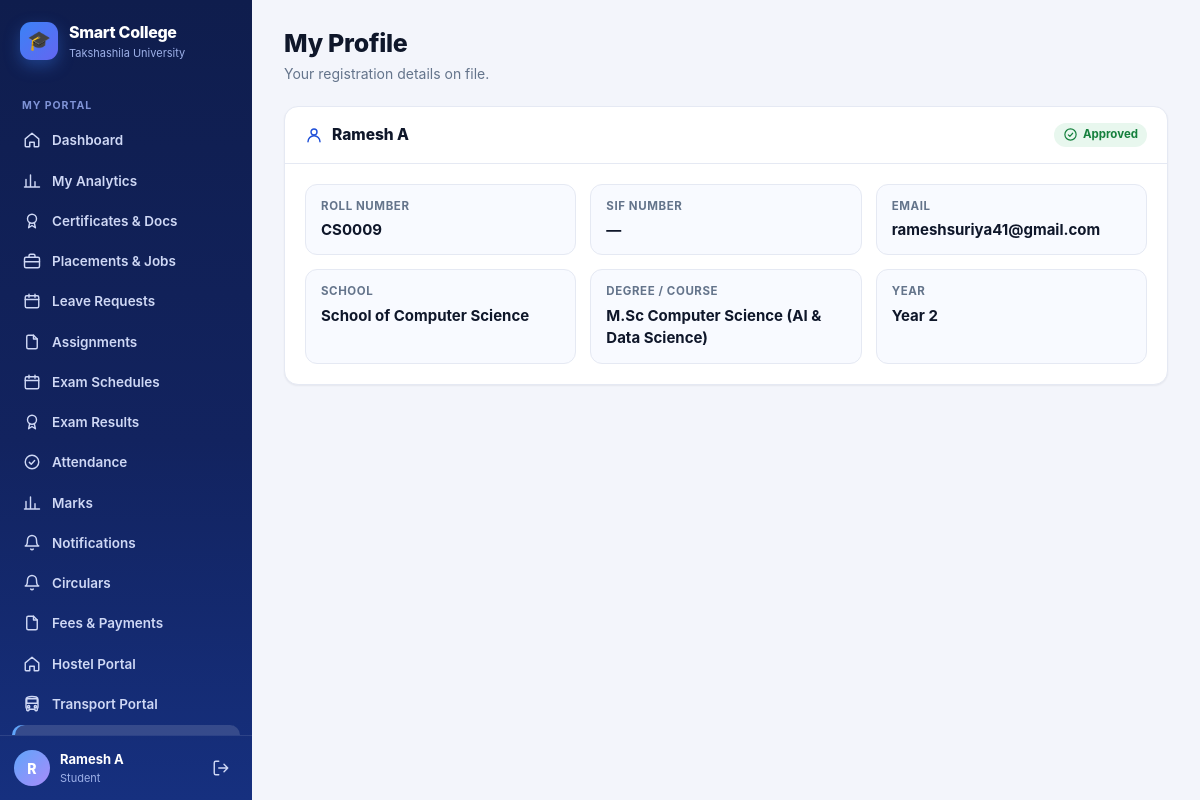
The page /students/profile/ (signed in) on the database its author committed.
### students/models.py (models this page shows, shortened)
class Student(models.Model):
    user = models.OneToOneField(
        User,
        on_delete=models.CASCADE,
        null=True,
        blank=True
    )
    name = models.CharField(max_length=100)
    roll_no = models.CharField(max_length=20, unique=True)
    sif_number = models.CharField(
        max_length=30,
        unique=True,
        null=True,
        blank=True,
        help_text="7-digit unique University SIF number (auto-generated if left blank)"
    )
    email = models.EmailField()
    department = models.ForeignKey(
        Department,
        on_delete=models.CASCADE
    )
    course = models.ForeignKey(
        Course,
        on_delete=models.SET_NULL,
        null=True,
        blank=True
    )
    year = models.IntegerField()
    is_approved = models.BooleanField(default=True)
    parent_name = models.CharField(max_length=100, blank=True)
    parent_phone = models.CharField(max_length=20, blank=True)
    phone = models.CharField(max_length=20, blank=True)
    admission_date = models.DateField(default=timezone.now)
    is_active = models.BooleanField(default=True)

class Department(models.Model):
    name = models.CharField(max_length=100)

class Course(models.Model):
    name = models.CharField(max_length=100)
    department = models.ForeignKey(
        Department,
        on_delete=models.CASCADE,
        related_name="courses"
    )

### students/views.py (the view)
@login_required(login_url="/accounts/login/")
def profile(request):
    student, redirect_response = get_student_or_redirect(
        request
    )
    if redirect_response:
        return redirect_response
    return render(
        request,
        "students/profile.html",
        {
            "student":
                student,
        }
    )

### accounts/context_processors.py (called while the page is built)
def _has_faculty(user):
    if not user or not user.is_authenticated:
        return False
    if Student.objects.filter(user=user).exists():
        return False
    return (
        Faculty.objects.filter(user=user).exists()
        or (bool(user.email) and Faculty.objects.filter(email=user.email).exists())
    )

### students/views.py (called while the page is built, shortened)
def get_student_or_redirect(request):
    student = Student.objects.filter(
        user=request.user
    ).first()
    if student:
        return student, None

### students/templates/students/profile.html (shortened to what this page needs)
{% extends "base.html" %}
{% block page_title %}My Profile{% endblock %}
{% block page_sub %}Your registration details on file.{% endblock %}
{% block content %}
<div class="card">
    <div class="card-head">
        <div class="card-title"><svg class="icon"><use href="#i-user"/></svg> {{ student.name }}</div>
        <span class="badge green"><svg class="icon icon-sm"><use href="#i-check"/></svg> Approved</span>
    </div>
    <div class="card-body">
        <div class="kv">
            <div class="kv-item"><div class="kv-k">Roll number</div><div class="kv-v">{{ student.roll_no }}</div></div>
            <div class="kv-item"><div class="kv-k">SIF number</div><div class="kv-v">{{ student.sif_number|default:"—" }}</div></div>
            <div class="kv-item"><div class="kv-k">Email</div><div class="kv-v">{{ student.email }}</div></div>
            <div class="kv-item"><div class="kv-k">School</div><div class="kv-v">{{ student.department.name }}</div></div>
            <div class="kv-item"><div class="kv-k">Degree / Course</div><div class="kv-v">{{ student.course.name|default:"—" }}</div></div>
            <div class="kv-item"><div class="kv-k">Year</div><div class="kv-v">Year {{ student.year }}</div></div>
        </div>
    </div>
</div>
{% endblock %}

### templates/base.html (shortened to what this page needs)
{% load static %}<!DOCTYPE html>
<html lang="en">
<head>
    <link rel="stylesheet" href="{% static 'css/theme.css' %}">
</head>
<body>
<div class="app">
    <aside class="sidebar" id="sidebar">
        <a class="brand" href="{{ nav_home }}">
            <span class="brand-mark">🎓</span>
            <span>
                <div class="brand-name">Smart College</div>
                <div class="brand-sub">Takshashila University</div>
            </span>
        </a>
        <nav class="nav">
            {% for group in nav_groups %}
                {% if group.label %}<div class="nav-label">{{ group.label }}</div>{% endif %}
                {% for item in group.items %}
                    <a class="nav-link {% if item.active %}active{% endif %}" href="{{ item.url }}">
                        <svg class="icon"><use href="#i-{{ item.icon }}"/></svg>
                        <span>{{ item.label }}</span>
                    </a>
                {% endfor %}
            {% endfor %}
        </nav>
        <div class="sidebar-foot">
            <div class="avatar">{{ nav_initial }}</div>
            <div class="who">
                <div class="who-name">{{ nav_display }}</div>
                <div class="who-role">{{ nav_role_label }}</div>
            </div>
            <a class="logout" href="/accounts/logout/" title="Log out"><svg class="icon"><use href="#i-logout"/></svg></a>
        </div>
    </aside>
    <div class="main">
        <main class="page">
            <div class="page-head">
                <div>
                    <h1 class="page-title">{% block page_title %}{% endblock %}</h1>
                    <div class="page-sub">{% block page_sub %}{% endblock %}</div>
                </div>
            </div>
            {% block content %}{% endblock %}
        </main>
    </div>
</div>
</body>
</html>

### rows shown on the page
Student: name "Ramesh A", roll_no "CS0009", sif_number "—", email "rameshsuriya41@gmail.com", department.name "School of Computer Science", course.name "M.Sc Computer Science (AI & Data Science)", year "2"

### other values the page prints
{{ group.label }} "MY PORTAL"
{{ item.label }} "Dashboard" "My Analytics" "Certificates & Docs" "Placements & Jobs" "Leave Requests" "Assignments" "Exam Schedules" "Exam Results" "Attendance" "Marks" "Notifications" "Circulars" "Fees & Payments" "Hostel Portal" "Transport Portal"
{{ nav_initial }} "R"
{{ nav_role_label }} "Student"
